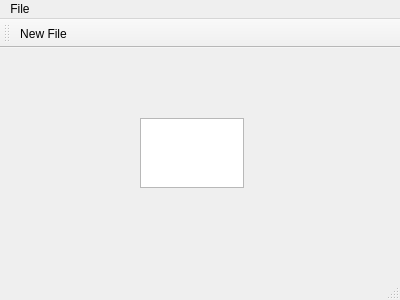
<?xml version="1.0" encoding="UTF-8"?>
<ui version="4.0">
 <class>MainWindow</class>
 <widget class="QMainWindow" name="MainWindow">
  <property name="geometry">
   <rect>
    <x>0</x>
    <y>0</y>
    <width>400</width>
    <height>300</height>
   </rect>
  </property>
  <property name="windowTitle">
   <string>MainWindow</string>
  </property>
  <widget class="QWidget" name="centralWidget">
   <widget class="QTextEdit" name="textEdit">
    <property name="geometry">
     <rect>
      <x>140</x>
      <y>70</y>
      <width>104</width>
      <height>70</height>
     </rect>
    </property>
   </widget>
  </widget>
  <widget class="QMenuBar" name="menuBar">
   <property name="geometry">
    <rect>
     <x>0</x>
     <y>0</y>
     <width>400</width>
     <height>22</height>
    </rect>
   </property>
   <widget class="QMenu" name="menuFile">
    <property name="title">
     <string>File</string>
    </property>
    <addaction name="actionNew_File"/>
    <addaction name="actionSave"/>
    <addaction name="actionOpen"/>
    <addaction name="actionClose"/>
    <addaction name="separator"/>
   </widget>
   <addaction name="menuFile"/>
  </widget>
  <widget class="QToolBar" name="mainToolBar">
   <property name="enabled">
    <bool>true</bool>
   </property>
   <attribute name="toolBarArea">
    <enum>TopToolBarArea</enum>
   </attribute>
   <attribute name="toolBarBreak">
    <bool>false</bool>
   </attribute>
   <addaction name="actionNew_File"/>
  </widget>
  <widget class="QStatusBar" name="statusBar">
   <property name="enabled">
    <bool>true</bool>
   </property>
  </widget>
  <action name="actionNew_File">
   <property name="text">
    <string>New File</string>
   </property>
  </action>
  <action name="actionSave">
   <property name="text">
    <string>Save</string>
   </property>
  </action>
  <action name="actionOpen">
   <property name="text">
    <string>Open</string>
   </property>
  </action>
  <action name="actionClose">
   <property name="text">
    <string>Close</string>
   </property>
  </action>
 </widget>
 <layoutdefault spacing="6" margin="11"/>
 <resources/>
 <connections/>
</ui>
